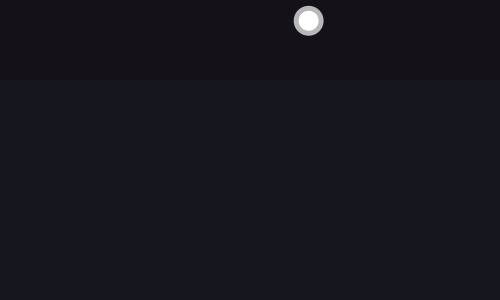
Frame 1 (no input)
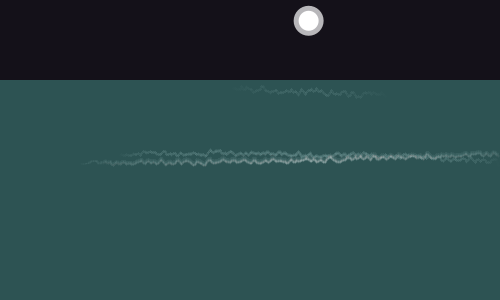
Frame 60 (the mouse pressed at the canvas centre just before this capture)
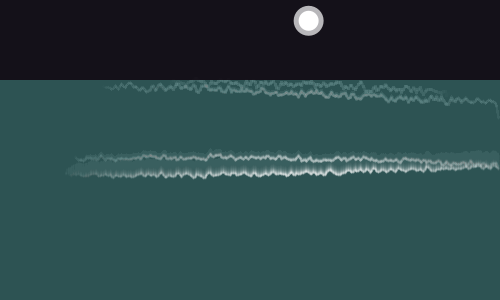
Frame 120 (the mouse held since frame 60 and released just before this capture)

The Processing sketch that drew these frames (run headless with seeded random() and noise(); from frame 60 on, the mouse is pressed at the canvas centre):

// Processing sketch: processing_154908
// ── processing_154908.pde

// by Alyn Gwyndaf for FutureLearn Creative Coding, at Monash University
// digit keys restart with different number of waves
// drag the moon to adjust overall brightnss, and illumination of waves

//Declarations
int points;
float scaling;
int waveCount;
ArrayList<Wave> TheseWaves;
float moonX, moonY;
color bgFill;
color skyFill;
Moon thisMoon;
float Horizon;

//Setup
void setup() {
  colorMode(HSB,360,100,100,100);
  size(500,300);
  Horizon = 80;
  points = height;  //step between points from 1 to width
  scaling = width / (float)points;
  thisMoon = new Moon(random(50,width-50),random(0, Horizon),10);
  bgFill = color(193.39,thisMoon.Moon_Height * 50, 100);
  skyFill = color (260,30,10,100); 
  background(skyFill);
  waveCount = 4;
  makeWaves(waveCount);
} // end of setup

void makeWaves(int numWaves) {
  TheseWaves = new ArrayList<Wave>();
  for (int i=0; i< numWaves; i++) {
    float wave_loc = Horizon + random(0,Horizon);
    TheseWaves.add( new Wave(wave_loc));
  }
} //end of makeWaves

//Draw
void draw() {
  //blendMode(BLEND);
  noStroke();
  fill(skyFill);
  rect(0,0,width,Horizon); // dark sky
  bgFill = color(193,39,thisMoon.Moon_Height * 50, 8);
  fill(bgFill); // sea colour
  rect(0, Horizon, width, height-Horizon); //colour sea
  //
  thisMoon.create();
  for (int i=0; i< TheseWaves.size(); i++) {
    Wave thisWave = TheseWaves.get(i);
    thisWave.move();
    // test for wave collision > ripple behaviour
    for (int j=0; j<i; j++) {
      Wave thatWave = TheseWaves.get(j);
      if ( ( abs(thisWave.y_current - thatWave.y_current) < 1) && (thisWave.inWard != thatWave.inWard) ) {
        thisWave.ripple();
        thatWave.ripple();
        // try to create new wave when two crash
        // TheseWaves.add( new Wave(thisWave.y_current));

      } // end ripple test
    } // end for thatWave
   thisWave.visual();

  } //end for thisWave
} //end of draw


void keyPressed() {
  if ( (key >= '0') && (key <= '9') ) {
    waveCount = (int)key - 48;
    frameCount = 0;
    makeWaves(waveCount);
  }
}
    
void mouseDragged() {
  if ( dist(thisMoon.MoonX, thisMoon.MoonY, mouseX, mouseY) < 10 ) {
    thisMoon.MoonX = mouseX;
    thisMoon.MoonY = mouseY;
//    bgFill = color(240,65,thisMoon.Moon_Height * 50, 90);  
//    rect(0, Horizon, width, height-Horizon); //colour sea when mooon moves


  }
}

void mousePressed() {
    if ( dist(thisMoon.MoonX, thisMoon.MoonY, mouseX, mouseY) < 10 ) {
      thisMoon.Moon_Bright = thisMoon.Moon_Bright-20;
    }
}

void mouseReleased() {
    if ( dist(thisMoon.MoonX, thisMoon.MoonY, mouseX, mouseY) < 10 ) {
      thisMoon.Moon_Bright = 100;
    }
}
  


  


// define class Moon
class Moon {

// declarations
float MoonX, MoonY, Moon_Size, Moon_Bright, Moon_Glow, Moon_Height;

// constructor
Moon (float Xpos, float Ypos, float Big) {
  MoonX = Xpos;
  MoonY = Ypos;
  Moon_Size = Big;
  Moon_Bright = 100;
  Moon_Glow = 5;
  Moon_Height = (Horizon - MoonY) / Horizon;

}
// end constructor

void create() {
  ellipseMode(RADIUS);
  //blendMode(BLEND);
  noStroke();
  fill(230,0,Moon_Bright,70);
  ellipse(MoonX, MoonY, Moon_Size+Moon_Glow, Moon_Size+Moon_Glow);
  fill(230,0,Moon_Bright,100);
  ellipse(MoonX, MoonY, Moon_Size, Moon_Size);
  Moon_Height = (Horizon - MoonY) / Horizon;
  //edge conditions
  if (MoonY + Moon_Size + Moon_Glow > Horizon ) {
    rectMode(CORNER);
    fill(bgFill);
    //can now make moon under water with rect for sea in front
    rect(MoonX-Moon_Size-Moon_Glow,Horizon,(Moon_Size+Moon_Glow)*2, (Moon_Size+Moon_Glow)*2);
    //prevent moon going too far down
    MoonY = (MoonY-Horizon > 5) ? Horizon + 5 : MoonY;
  }
}
//end Moon.create

  
}
// end class
// define Wave class

class Wave {
  //declarations and defaults
  float y_origin=height/2;
  float y_current = y_origin;
  float waveHeight = 50; //height over overall sine
  float phaseShift = 0;
  float moveTravel = 25;
  float moveSpeed = .5; //maximum
  boolean inWard = true;
  float[] waveShape;
  float[] waveBright;
  float strengthHeight=1; //opacity or strength of wave
  float strengthThick = 5; //set maximum
  
  //Constructor
  Wave(float y_orig) {
    y_origin = y_orig;
    moveTravel = height-y_origin;
    waveHeight = waveHeight * random(.5,1);
    phaseShift = random(0,180);
    moveSpeed = moveSpeed * random(.1,1);
    strengthThick = strengthThick * random (0,1);
    waveShape = new float[points];
    waveBright = new float[points];
    create();
    smooth();
    
  } //end of constructor

  //originate wave waveShape runs -1 to +1
  void create() {
    for (int i=0; i<points; i++) {
      waveShape[i] = (sin(radians(i)/2+phaseShift) + random(0,1))/2;
      waveBright[i] = 100;
      // waveShape[i] = random(0,1);
    }
  } //end of origination
    
  //smooth wave
  void smooth() {
    int smoothMargin = 2;
    float avgPoints = (float)smoothMargin * 2 + 1;
    for (int i=0; i<points-1; i++) {
      float waveSum = 0;
      for (int j = i-smoothMargin+1; j <= i+smoothMargin-1; j++) {
        j = (j <= 0) ? 0 : j;
        j = (j >= points-1) ? points-1 : j;
        // println("i = ",i,"j = ",j);
        /*
        if ( (j<0) || (j>points-1) ) {
          println("Error");
          exit();
        }
        */
        waveSum += waveShape[j];
        //println(waveSum);
      }
      waveShape[i]=waveSum/avgPoints;
    }
  } // end of smoothing  
    
  
  // move method
  void move() {
    //calculate wave position and points
    float y_old = y_current;
    float travelFrac = (1-(cos(radians(frameCount*moveSpeed))))/2;
    y_current = y_origin + moveTravel * travelFrac;
    //strengthHeight = sin(travelFrac * PI)*255;
    strengthHeight = 1 - abs(travelFrac-0.5)*2;
    inWard = ( y_current > y_old ) ? true : false;
    } // end of move
  
  // create method to redraw wave
  void visual() {
    //blendMode(BLEND);
    //draw the wave
      for (int i=0; i< points-1; i++) {
        float x_pos = (float)i * scaling;
        float y_pos = y_current + waveHeight * waveShape[i];
        float x_pos2 = (float) (i+1) * scaling;
        float y_pos2 = y_current + waveHeight * waveShape[i+1];
        strokeWeight(strengthThick);
        //illuminate according to moon position
        float moon_dist = abs(thisMoon.MoonX - x_pos);
        float pointBright = strengthHeight*(80-map(moon_dist*2,0,width,0,80));
        stroke(240,0,99,pointBright);
        line(x_pos, y_pos, x_pos2, y_pos2);
      }
  } //end visual

  void ripple() {
   create();
   smooth();
   }
    
    
  
} //end class
